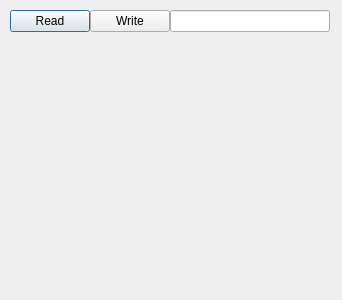
<?xml version="1.0" encoding="UTF-8"?>
<ui version="4.0">
 <class>debugwindow</class>
 <widget class="QDialog" name="debugwindow">
  <property name="geometry">
   <rect>
    <x>0</x>
    <y>0</y>
    <width>342</width>
    <height>300</height>
   </rect>
  </property>
  <property name="windowTitle">
   <string>Dialog</string>
  </property>
  <widget class="QWidget" name="">
   <property name="geometry">
    <rect>
     <x>10</x>
     <y>10</y>
     <width>564</width>
     <height>46</height>
    </rect>
   </property>
   <layout class="QFormLayout" name="formLayout">
    <property name="horizontalSpacing">
     <number>0</number>
    </property>
    <property name="verticalSpacing">
     <number>0</number>
    </property>
    <property name="leftMargin">
     <number>0</number>
    </property>
    <item row="0" column="0">
     <layout class="QVBoxLayout" name="regLayout">
      <property name="spacing">
       <number>8</number>
      </property>
      <property name="sizeConstraint">
       <enum>QLayout::SetNoConstraint</enum>
      </property>
     </layout>
    </item>
    <item row="1" column="0">
     <layout class="QHBoxLayout" name="horizontalLayout">
      <property name="spacing">
       <number>0</number>
      </property>
      <item>
       <widget class="QPushButton" name="btnReadReg">
        <property name="text">
         <string>Read</string>
        </property>
       </widget>
      </item>
      <item>
       <widget class="QPushButton" name="btnWriteReg">
        <property name="text">
         <string>Write</string>
        </property>
       </widget>
      </item>
      <item>
       <widget class="QLineEdit" name="dataEdit">
        <property name="sizePolicy">
         <sizepolicy hsizetype="Fixed" vsizetype="Fixed">
          <horstretch>0</horstretch>
          <verstretch>0</verstretch>
         </sizepolicy>
        </property>
        <property name="minimumSize">
         <size>
          <width>160</width>
          <height>20</height>
         </size>
        </property>
       </widget>
      </item>
     </layout>
    </item>
   </layout>
  </widget>
 </widget>
 <resources/>
 <connections/>
</ui>
